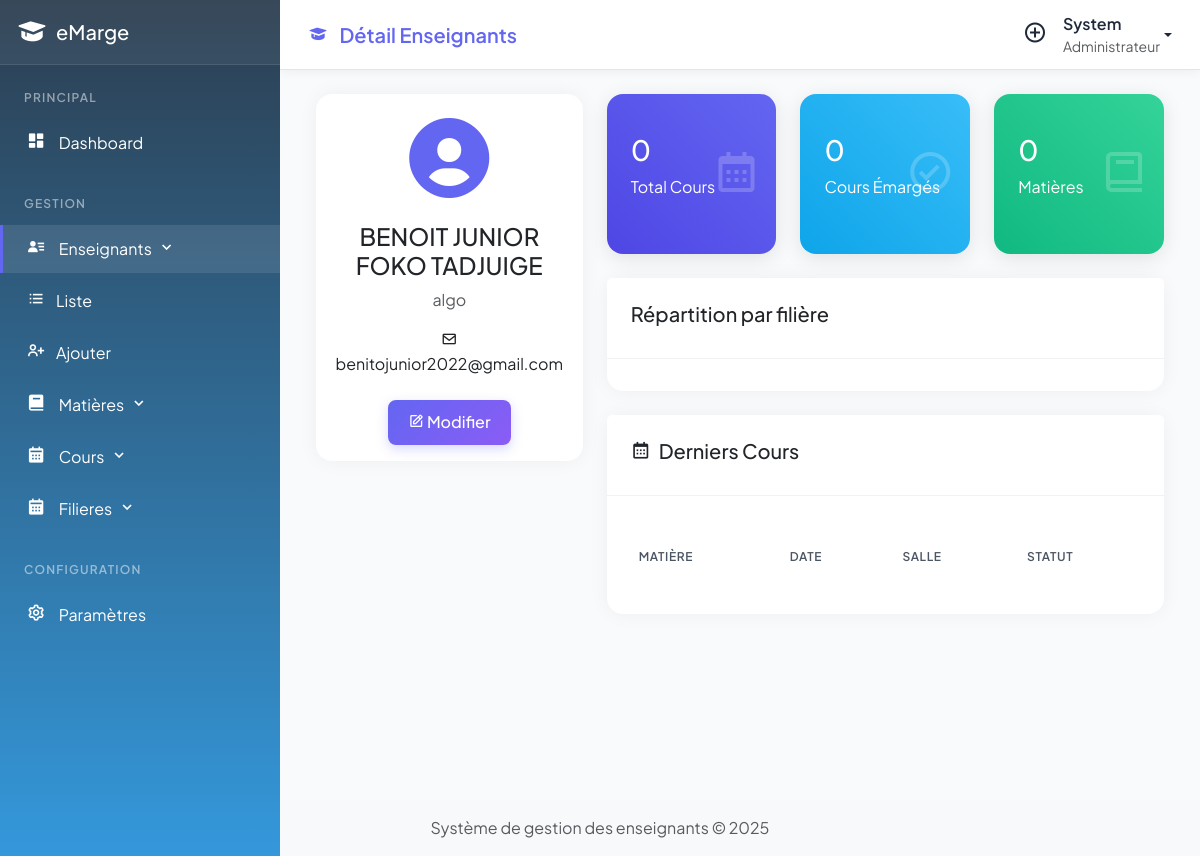
Page /admin/enseignants/detail.php?id=1 (signed in) on the committed database.
### tables this page shows
CREATE TABLE `enseignants` (
  `id` int(11) NOT NULL,
  `nom` varchar(100) DEFAULT NULL,
  `prenom` varchar(100) DEFAULT NULL,
  `email` varchar(100) DEFAULT NULL,
  `mot_de_passe` varchar(255) DEFAULT NULL,
  `specialite` varchar(100) DEFAULT NULL,
  `date_creation` TIMESTAMP DEFAULT CURRENT_TIMESTAMP,
  `status` ENUM('actif', 'inactif') DEFAULT 'actif'
);

### admin/enseignants/detail.php (the view, shortened to what this page needs)
<?php
require_once '../../config/db.php';
require_once '../../includes/header.php';
$id = $_GET['id'];
$stmt = $pdo->prepare("SELECT * FROM enseignants WHERE id = ?");
$stmt->execute([$id]);
$enseignant = $stmt->fetch();
$stats = $pdo->prepare("
    SELECT
        COUNT(*) as total_cours,
        COUNT(CASE WHEN emarge = 1 THEN 1 END) as cours_emerges,
        COUNT(DISTINCT matiere_id) as nb_matieres
    FROM cours
    WHERE enseignant_id = ?
");
$stats->execute([$id]);
$statistiques = $stats->fetch();
?>
<?php require_once '../../includes/navbar.php'; ?>
<div class="d-flex wrapper">
    <?php require_once '../../includes/sidebar.php'; ?>
    <div class="main-content">
        <div class="container-fluid">
            <div class="row">
                <div class="col-md-4">
                    <div class="card">
                        <div class="card-body text-center">
                            <div class="avatar mb-3">
                                <i class='bx bxs-user-circle' style="font-size: 6rem; color: var(--primary-color)"></i>
                            </div>
                            <h4><?= htmlspecialchars($enseignant['prenom'] . ' ' . $enseignant['nom']) ?></h4>
                            <p class="text-muted"><?= htmlspecialchars($enseignant['specialite']) ?></p>
                            <p class="mb-2">
                                <i class='bx bx-envelope'></i> <?= htmlspecialchars($enseignant['email']) ?>
                            </p>
                            <div class="mt-4">
                                <a href="modifier.php?id=<?= $enseignant['id'] ?>" class="btn btn-primary">
                                    <i class='bx bx-edit'></i> Modifier
                                </a>
                            </div>
                        </div>
                    </div>
                </div>
                <div class="col-md-8">
                    <div class="row g-4 mb-4">
                        <div class="col-md-4">
                            <div class="stat-card gradient-1">
                                <div class="stat-icon"><i class='bx bx-calendar'></i></div>
                                <div class="stat-content">
                                    <h3><?= $statistiques['total_cours'] ?></h3>
                                    <p>Total Cours</p>
                                </div>
                            </div>
                        </div>
                        <div class="col-md-4">
                            <div class="stat-card gradient-2">
                                <div class="stat-icon"><i class='bx bx-check-circle'></i></div>
                                <div class="stat-content">
                                    <h3><?= $statistiques['cours_emerges'] ?></h3>
                                    <p>Cours Émargés</p>
                                </div>
                            </div>
                        </div>
                        <div class="col-md-4">
                            <div class="stat-card gradient-3">
                                <div class="stat-icon"><i class='bx bx-book'></i></div>
                                <div class="stat-content">
                                    <h3><?= $statistiques['nb_matieres'] ?></h3>
                                    <p>Matières</p>
                                </div>
                            </div>
                        </div>
                    </div>
                    <div class="card mb-4">
                        <div class="card-header">
                            <h5>Répartition par filière</h5>
                        </div>
                        <div class="card-body">
                        </div>
                    </div>
                    <div class="card">
                        <div class="card-header">
                            <h5><i class='bx bx-calendar me-2'></i>Derniers Cours</h5>
                        </div>
                        <div class="card-body">
                            <div class="table-responsive">
                                <table class="table table-modern">
                                    <thead>
                                        <tr>
                                            <th>Matière</th>
                                            <th>Date</th>
                                            <th>Salle</th>
                                            <th>Statut</th>
                                        </tr>
                                    </thead>
                                </table>
                            </div>
                        </div>
                    </div>
                </div>
            </div>
        </div>
    </div>
</div>
<?php require_once '../../includes/footer.php'; ?>

### assets/css/style.css (style rules this page uses)
:root { --primary-color: #6366f1; --secondary-color: #8b5cf6; --success-color: #10b981; --info-color: #3b82f6; --warning-color: #f59e0b; --danger-color: #ef4444; --background-color: #f1f5f9; --text-primary: #1e293b; --text-secondary: #64748b; --card-shadow: 0 4px 6px -1px rgba(0,0,0,0.1),0 2px 4px -1px rgba(0,0,0,0.06); --body-bg: #f0f2f5; --nav-height: 70px; --sidebar-width: 280px; --header-bg: linear-gradient(to right, #4338ca, #6366f1); --primary: #4f46e5; --primary-dark: #4338ca; --secondary: #0ea5e9; --success: #22c55e; --warning: #f59e0b; --danger: #ef4444; --dark: #0f172a; --light: #f8fafc; }
body { font-family: 'Plus Jakarta Sans', sans-serif; background: var(--body-bg); min-height: 100vh; overflow-x: hidden; color: var(--text-primary); }
.main-content { flex: 1; margin-left: var(--sidebar-width); padding: 1.5rem; padding-top: calc(var(--nav-height) + 1rem); background: var(--body-bg); min-height: 100vh; transition: all 0.3s ease; width: calc(100% - var(--sidebar-width)); }
.card { border: none; border-radius: 1rem; box-shadow: 0 0 20px rgba(0,0,0,0.05); transition: all 0.3s ease; background: white; }
.card-header { background: white; border-bottom: 1px solid rgba(0,0,0,0.05); padding: 1.5rem; }
.btn { border-radius: 0.5rem; padding: 0.675rem 1.25rem; font-weight: 500; transition: all 0.3s ease; }
.btn-primary { background: linear-gradient(135deg, var(--primary-color), var(--secondary-color)); border: none; box-shadow: 0 4px 12px rgba(99, 102, 241, 0.25); }
.table { border-radius: 10px; overflow: hidden; }
.table thead th { background: var(--primary-color); color: #fff; font-weight: 500; border: none; }
.table-responsive { margin-top: 20px; }
.table-modern { width: 100%; border-collapse: separate; border-spacing: 0; --bs-table-hover-bg: rgba(99, 102, 241, 0.05); }
.table-modern thead th { background: white; color: #4b5563; font-weight: 600; text-transform: uppercase; font-size: 0.75rem; letter-spacing: 0.05em; padding: 1rem; border-bottom: 2px solid #e5e7eb; border: none; }
.wrapper { display: flex; min-height: 100vh; padding-top: var(--nav-height); }
.stat-card { padding: 1.5rem; border-radius: 1rem; position: relative; overflow: hidden; color: white; height: 100%; box-shadow: 0 4px 20px rgba(0,0,0,0.1); }
.gradient-1 { background: linear-gradient(45deg, #6366f1, #818cf8); }
.gradient-2 { background: linear-gradient(45deg, #3b82f6, #60a5fa); }
.gradient-3 { background: linear-gradient(45deg, #10b981, #34d399); }
.stat-icon { font-size: 3rem; opacity: 0.2; position: absolute; right: 1rem; top: 50%; transform: translateY(-50%); }
.stat-content { position: relative; z-index: 1; }
.main-content { flex: 1; padding: 2rem; margin-left: var(--sidebar-width); background: var(--light); }
.stat-card { position: relative; padding: 1.5rem; border-radius: 1rem; background: white; overflow: hidden; transition: transform 0.3s ease; }
.stat-card { min-height: 160px; display: flex; flex-direction: column; justify-content: center; }
.gradient-1 { background: linear-gradient(45deg, #4f46e5, #6366f1); }
.gradient-2 { background: linear-gradient(45deg, #0ea5e9, #38bdf8); }
.wrapper { display: flex; min-height: 100vh; padding-top: 70px; }
.main-content { flex: 1; margin-left: var(--sidebar-width); padding: 1.5rem; width: calc(100% - var(--sidebar-width)); min-height: calc(100vh - 70px); }

### rows in the picture
enseignants: prenom+nom "BENOIT JUNIOR FOKO TADJUIGE", specialite "algo", email "benitojunior2022@gmail.com"

### other values in the picture
$page_title "Détail Enseignants"
$_SESSION['admin']['prenom'] "System"
$statistiques['total_cours'] "0"
$statistiques['cours_emerges'] "0"
$statistiques['nb_matieres'] "0"
